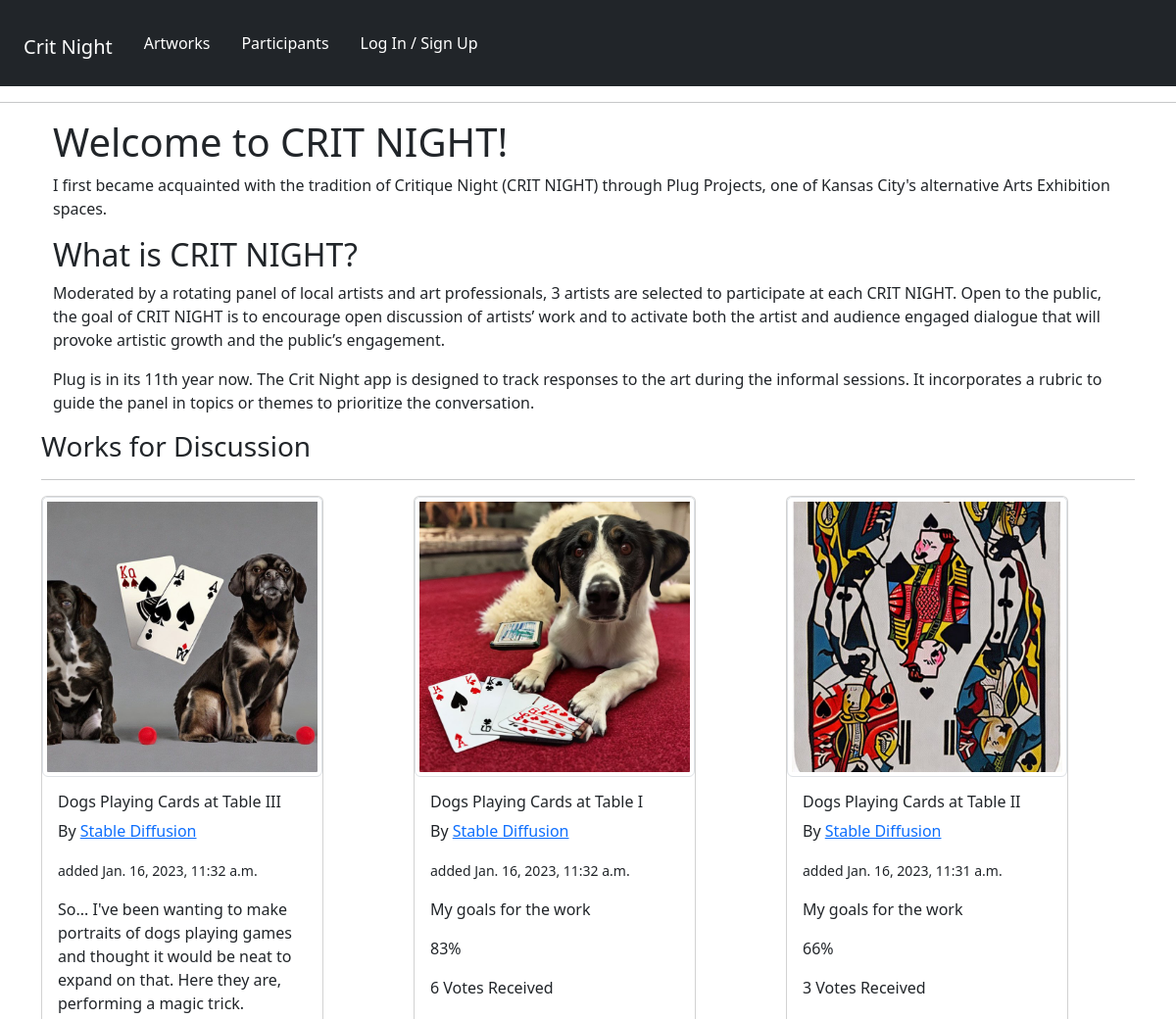
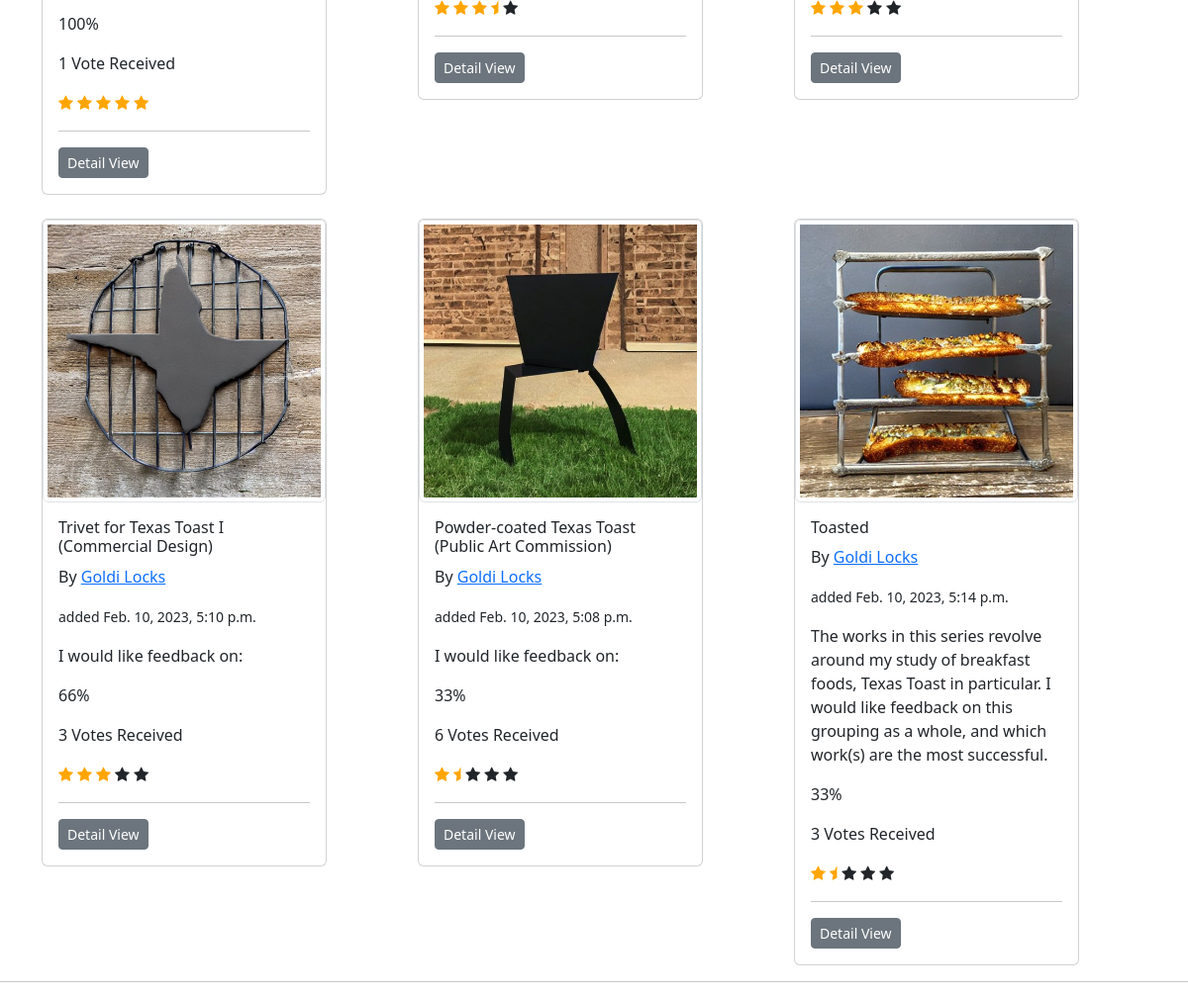
The page / on the database its author committed (2 pictures, top to bottom).
### artworks/models.py (models this page shows, shortened)
class Artwork(models.Model):
    owner = models.ForeignKey(Profile, null=True, blank=True, on_delete=models.CASCADE)
    title = models.CharField(max_length=200, null=True)
    featured_image = models.ImageField(
        null=True, blank=True, default="default_image.jpg"
    )
    description = models.TextField(null=True, blank=True)
    topic = models.TextField(default="I would like feedback on:", null=True, blank=True)
    demo_link = models.CharField(max_length=2000, null=True, blank=True)
    source_link = models.CharField(max_length=2000, null=True, blank=True)
    tags = models.ManyToManyField("Tag", blank=True)
    vote_total = models.IntegerField(default=0, null=True, blank=True)
    vote_ratio = models.IntegerField(default=0, null=True, blank=True)
    created = models.DateTimeField(auto_now_add=True)
    id = models.UUIDField(
        default=uuid.uuid4, unique=True, primary_key=True, editable=False
    )
    class Meta:
        ordering = ["owner", "-vote_ratio", "-vote_total", "title"]

### panelists/models.py (models this page shows, shortened)
class Profile(models.Model):
    user = models.OneToOneField(User, on_delete=models.CASCADE, null=True, blank=True)
    name = models.CharField(max_length=200, null=True, blank=True)
    ROLE_TYPE = (
        ("moderator", "Moderator"),
        ("artist", "Artist"),
    )
    role = models.CharField(max_length=200, null=True, choices=ROLE_TYPE)
    media = models.CharField(max_length=200, null=True, blank=True)
    email = models.EmailField(max_length=500, null=True, blank=True)
    username = models.CharField(max_length=200, null=True, blank=True)
    pronouns = models.CharField(max_length=200, null=True, blank=True)
    brief_bio = models.TextField(max_length=1500, null=True, blank=True)
    profile_image = models.ImageField(
        null=True,
        blank=True,
        upload_to="profiles/",
        default="profiles/default-profile.png",
    )
    website = models.CharField(max_length=200, null=True, blank=True)
    social_insta = models.CharField(max_length=200, blank=True, null=True)
    social_twitter = models.CharField(max_length=200, blank=True, null=True)
    social_other = models.CharField(max_length=200, blank=True, null=True)
    created = models.DateTimeField(auto_now_add=True)
    id = models.UUIDField(
        default=uuid.uuid4, unique=True, primary_key=True, editable=False
    )

### artworks/views.py (the view)
# urls.py: path("", include("artworks.urls")),
def artworks(request):
    artworks = Artwork.objects.all()
    context = {"artworks": artworks}
    return render(request, "artworks/artworks.html", context)

### artworks/templates/artworks/artworks.html (shortened to what this page needs)
{% extends 'main.html' %}
{% block content %}
<div class ="container">
    <div class="container-sm">
        <h1>Welcome to CRIT NIGHT!</h1>
        <p>I first became acquainted with the tradition of Critique Night (CRIT NIGHT) through Plug Projects, one of Kansas City's alternative Arts Exhibition spaces.</p>
        <h2>What is CRIT NIGHT?</h2>
        <p>Moderated by a rotating panel of local artists and art professionals, 3 artists are selected to participate at each CRIT NIGHT. Open to the public, the goal of CRIT NIGHT is to encourage open discussion of artists’ work and to activate both the artist and audience engaged dialogue that will provoke artistic growth and the public’s engagement.</p>
        <p> Plug is in its 11th year now. The Crit Night app is designed to track responses to the art during the informal sessions. It incorporates a rubric to guide the panel in topics or themes to prioritize the conversation.</p>
    </div>
    <h3>Works for Discussion</h3>
    <hr>
    <div class="row row-cols-1 row-cols-md-3 g-4">
        {% for artwork in artworks|slice:"15" %}
        <div class="col">
            <div class="card" style="width: 18rem;">
                <img src="{{ artwork.featured_image.url }}" class="card-img-top img-thumbnail"  alt="detail of artwork">
                <div class="card-body">
                    <h6 class="card-title">{{artwork.title}}</h6>
                    <p class="card-text">
                        By <a href="{% url 'user-profile' artwork.owner.id %}">{{artwork.owner.name}}</a>
                    </p>
                    <p><small>added {{artwork.created}}</small></p>
                    <p>{{artwork.topic}}</p>
                    {{artwork.vote_ratio}}%</p>
                    <p class="card-text">{{artwork.vote_total}} Vote{{artwork.vote_total|pluralize:"s"}} Received</p>
                    {% if artwork.vote_ratio >= 95 %}
                        <span class="fa fa-star checked"></span>
                        <span class="fa fa-star checked"></span>
                        <span class="fa fa-star checked"></span>
                        <span class="fa fa-star checked"></span>
                        <span class="fa fa-star checked"></span>
                    {% elif artwork.vote_ratio >= 74 %}
                        <span class="fa fa-star checked"></span>
                        <span class="fa fa-star checked"></span>
                        <span class="fa fa-star checked"></span>
                        <span class="fa fa-star-half checked"></span>
                        <span class="fa fa-star"></span>
                    {% elif artwork.vote_ratio >= 64 %}
                        <span class="fa fa-star checked"></span>
                        <span class="fa fa-star checked"></span>
                        <span class="fa fa-star checked"></span>
                        <span class="fa fa-star"></span>
                        <span class="fa fa-star"></span>
                    {% elif artwork.vote_ratio >= 30 %}
                        <span class="fa fa-star checked"></span>
                        <span class="fa fa-star-half checked"></span>
                        <span class="fa fa-star"></span>
                        <span class="fa fa-star"></span>
                        <span class="fa fa-star"></span>
                    {% elif artwork.vote_ratio < 10 %}
                        <span class="fa fa-star"></span>
                        <span class="fa fa-star"></span>
                        <span class="fa fa-star"></span>
                        <span class="fa fa-star"></span>
                        <span class="fa fa-star"></span>
                    {% endif %}
                  <p>
                    <hr>
                    <a href="{% url 'artwork' artwork.id %}" class="btn btn-secondary btn-sm">Detail View</a>
                </div>
            </div>
        </div>
        {% endfor %}
    </div>
</div>
{% endblock content %}

### templates/main.html (style rules this page uses)
.checked { color: orange; }

### rows shown on the page
Artwork: featured_image (picture), title "Dogs Playing Cards at Table III", owner.name "Stable Diffusion", created "Jan. 16, 2023, 11:32 a.m.", topic "So... I've been wanting to make portraits of dogs playing games and thought it would be neat to expand on that. Here they are, performing a magic trick.", vote_ratio "100", vote_total "1"
Artwork: featured_image (picture), title "Dogs Playing Cards at Table I", owner.name "Stable Diffusion", created "Jan. 16, 2023, 11:32 a.m.", topic "My goals for the work", vote_ratio "83", vote_total "6"
Artwork: featured_image (picture), title "Dogs Playing Cards at Table II", owner.name "Stable Diffusion", created "Jan. 16, 2023, 11:31 a.m.", topic "My goals for the work", vote_ratio "66", vote_total "3"
Artwork: featured_image (picture), title "Trivet for Texas Toast I (Commercial Design)", owner.name "Goldi Locks", created "Feb. 10, 2023, 5:10 p.m.", topic "I would like feedback on:", vote_ratio "66", vote_total "3"
Artwork: featured_image (picture), title "Powder-coated Texas Toast (Public Art Commission)", owner.name "Goldi Locks", created "Feb. 10, 2023, 5:08 p.m.", topic "I would like feedback on:", vote_ratio "33", vote_total "6"
Artwork: featured_image (picture), title "Toasted", owner.name "Goldi Locks", created "Feb. 10, 2023, 5:14 p.m.", topic "The works in this series revolve around my study of breakfast foods, Texas Toast in particular. I would like feedback on this grouping as a whole, and which work(s) are the most successful.", vote_ratio "33", vote_total "3"
